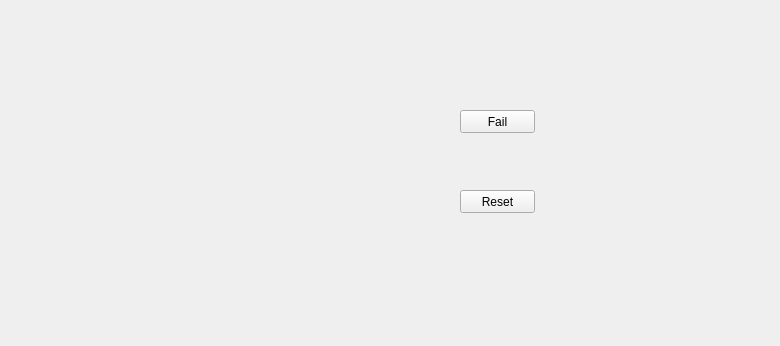
<?xml version="1.0" encoding="UTF-8"?>
<ui version="4.0">
 <class>GameView</class>
 <widget class="QWidget" name="GameView">
  <property name="geometry">
   <rect>
    <x>0</x>
    <y>0</y>
    <width>780</width>
    <height>346</height>
   </rect>
  </property>
  <property name="windowTitle">
   <string>Form</string>
  </property>
  <widget class="QPushButton" name="pushButton_2">
   <property name="geometry">
    <rect>
     <x>460</x>
     <y>190</y>
     <width>75</width>
     <height>23</height>
    </rect>
   </property>
   <property name="text">
    <string>Reset</string>
   </property>
  </widget>
  <widget class="QPushButton" name="pushButton">
   <property name="geometry">
    <rect>
     <x>460</x>
     <y>110</y>
     <width>75</width>
     <height>23</height>
    </rect>
   </property>
   <property name="text">
    <string>Fail</string>
   </property>
  </widget>
 </widget>
 <resources/>
 <connections/>
</ui>
